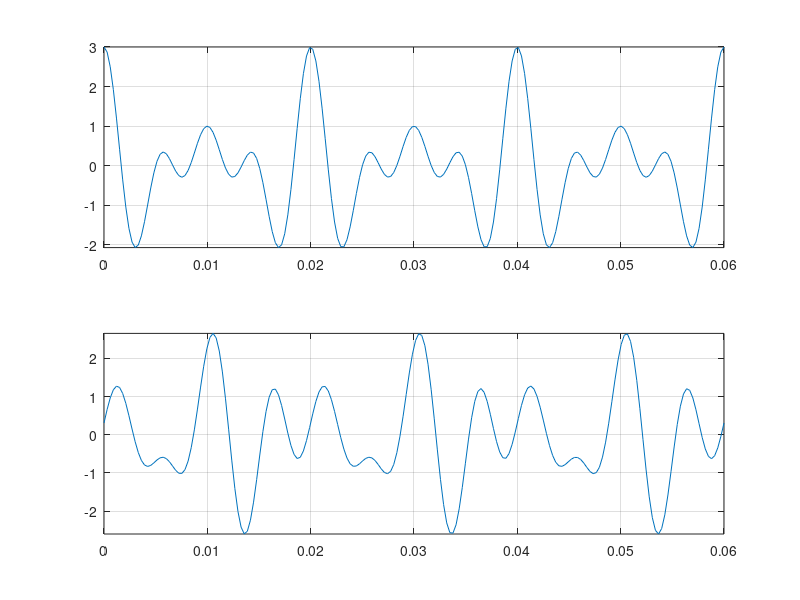

This chart was generated by the following MATLAB code:
function rot2211
% Simulate the signal for phase distortion due to different
% delays of sinusoidal components in the CT signal.
clc;clear;close all;
f1=100;
f2=150;
f3=200;
T=1/gcd(f1,gcd(f2,f3));
t=linspace(0,3*T,200);
A1=1;
arg1=0;
x1=A1*cos(2*pi*f1*t+arg1);
A2=1;
arg2=0;
x2=A2*cos(2*pi*f2*t+arg2);
A3=1;
arg3=0;
x3=A3*cos(2*pi*f3*t+arg3);
xt=x1+x2+x3;
figure;
subplot(211);
plot(t,xt);
axis([0 max(t) min(xt) max(xt)]);
grid;
% the sinusoidal components with the different delays
A1=1;
tau1=0.1;% delay time of x1
arg1d=2*pi*f1*tau1;
x1d=A1*cos(2*pi*f1*t+arg1-arg1d);
A2=1;
tau2=0.01;% delay time of x2
arg2d=2*pi*f2*tau2;
x2d=A2*cos(2*pi*f2*t+arg2-arg2d);
A3=1;
tau3=0.001;% delay time of x3
arg3d=2*pi*f3*tau3;
x3d=A3*cos(2*pi*f3*t+arg3-arg3d);
xtd=x1d+x2d+x3d;
subplot(212);
plot(t,xtd);
axis([0 max(t) min(xtd) max(xtd)]);
grid;